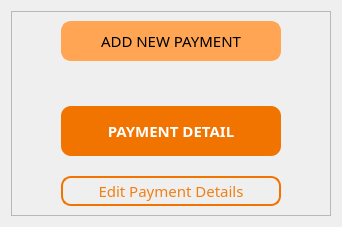
                <widget class="QWidget" name="tab_9">
                 <attribute name="title">
                  <string>Payment</string>
                 </attribute>
                 <layout class="QVBoxLayout" name="verticalLayout_10">
                  <item>
                   <widget class="QFrame" name="frame_7">
                    <property name="styleSheet">
                     <string notr="true">QLabel{color:white;background-color:#F17300; border: solid white; border-radius: 10px;}
QPushButton{color:#F27E14; border:2px solid #F17300; border-radius: 10px;padding:2px;}
QPushButton::hover{border:2px solid white; background-color:#F27E14; color:white;}
QPushButton#addPayButton{color: black; background-color: #FFA553; border: 2px solid #FFA553;}
QPushButton#addPayButton::hover{color:#FFA553; background-color: black; border: 2px solid black;}
</string>
                    </property>
                    <property name="frameShape">
                     <enum>QFrame::StyledPanel</enum>
                    </property>
                    <property name="frameShadow">
                     <enum>QFrame::Raised</enum>
                    </property>
                    <layout class="QGridLayout" name="gridLayout_5">
                     <property name="horizontalSpacing">
                      <number>60</number>
                     </property>
                     <property name="verticalSpacing">
                      <number>20</number>
                     </property>
                     <item row="0" column="1">
                      <widget class="QPushButton" name="addPayButton">
                       <property name="minimumSize">
                        <size>
                         <width>220</width>
                         <height>40</height>
                        </size>
                       </property>
                       <property name="maximumSize">
                        <size>
                         <width>220</width>
                         <height>40</height>
                        </size>
                       </property>
                       <property name="font">
                        <font>
                         <family>Montserrat</family>
                         <pointsize>11</pointsize>
                        </font>
                       </property>
                       <property name="cursor">
                        <cursorShape>PointingHandCursor</cursorShape>
                       </property>
                       <property name="styleSheet">
                        <string notr="true"/>
                       </property>
                       <property name="text">
                        <string>ADD NEW PAYMENT</string>
                       </property>
                      </widget>
                     </item>
                     <item row="2" column="1">
                      <widget class="QLabel" name="label_12">
                       <property name="minimumSize">
                        <size>
                         <width>220</width>
                         <height>50</height>
                        </size>
                       </property>
                       <property name="maximumSize">
                        <size>
                         <width>220</width>
                         <height>50</height>
                        </size>
                       </property>
                       <property name="font">
                        <font>
                         <family>Montserrat</family>
                         <pointsize>11</pointsize>
                         <weight>75</weight>
                         <bold>true</bold>
                        </font>
                       </property>
                       <property name="text">
                        <string>PAYMENT DETAIL</string>
                       </property>
                       <property name="alignment">
                        <set>Qt::AlignCenter</set>
                       </property>
                      </widget>
                     </item>
                     <item row="2" column="2">
                      <spacer name="horizontalSpacer_5">
                       <property name="orientation">
                        <enum>Qt::Horizontal</enum>
                       </property>
                       <property name="sizeHint" stdset="0">
                        <size>
                         <width>40</width>
                         <height>20</height>
                        </size>
                       </property>
                      </spacer>
                     </item>
                     <item row="2" column="0">
                      <spacer name="horizontalSpacer_6">
                       <property name="orientation">
                        <enum>Qt::Horizontal</enum>
                       </property>
                       <property name="sizeHint" stdset="0">
                        <size>
                         <width>40</width>
                         <height>20</height>
                        </size>
                       </property>
                      </spacer>
                     </item>
                     <item row="3" column="1">
                      <widget class="QPushButton" name="edit_pay_det">
                       <property name="minimumSize">
                        <size>
                         <width>220</width>
                         <height>30</height>
                        </size>
                       </property>
                       <property name="maximumSize">
                        <size>
                         <width>220</width>
                         <height>30</height>
                        </size>
                       </property>
                       <property name="font">
                        <font>
                         <family>Montserrat</family>
                         <pointsize>11</pointsize>
                        </font>
                       </property>
                       <property name="cursor">
                        <cursorShape>PointingHandCursor</cursorShape>
                       </property>
                       <property name="text">
                        <string>Edit Payment Details</string>
                       </property>
                      </widget>
                     </item>
                     <item row="1" column="1">
                      <spacer name="verticalSpacer_4">
                       <property name="orientation">
                        <enum>Qt::Vertical</enum>
                       </property>
                       <property name="sizeType">
                        <enum>QSizePolicy::Fixed</enum>
                       </property>
                       <property name="sizeHint" stdset="0">
                        <size>
                         <width>20</width>
                         <height>25</height>
                        </size>
                       </property>
                      </spacer>
                     </item>
                    </layout>
                   </widget>
                  </item>
                 </layout>
                </widget>
